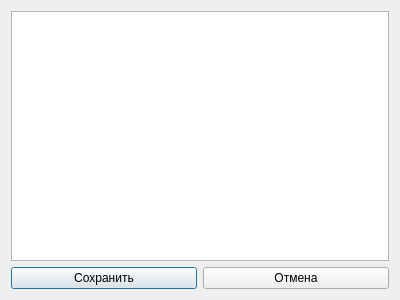
<?xml version="1.0" encoding="UTF-8"?>
<ui version="4.0">
 <class>Dialog</class>
 <widget class="QDialog" name="Dialog">
  <property name="geometry">
   <rect>
    <x>0</x>
    <y>0</y>
    <width>400</width>
    <height>300</height>
   </rect>
  </property>
  <property name="windowTitle">
   <string>Dialog</string>
  </property>
  <layout class="QVBoxLayout" name="verticalLayout">
   <item>
    <widget class="QTextEdit" name="textEdit"/>
   </item>
   <item>
    <layout class="QHBoxLayout" name="horizontalLayout">
     <item>
      <widget class="QPushButton" name="pushButton_2">
       <property name="text">
        <string>Сохранить</string>
       </property>
      </widget>
     </item>
     <item>
      <widget class="QPushButton" name="pushButton">
       <property name="text">
        <string>Отмена</string>
       </property>
      </widget>
     </item>
    </layout>
   </item>
  </layout>
 </widget>
 <resources/>
 <connections/>
</ui>
